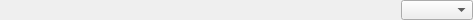
<ui version="4.0" >
 <class>prefSelectionWidget</class>
 <widget class="QWidget" name="prefSelectionWidget" >
  <property name="geometry" >
   <rect>
    <x>0</x>
    <y>0</y>
    <width>473</width>
    <height>20</height>
   </rect>
  </property>
  <property name="sizePolicy" >
   <sizepolicy>
    <hsizetype>7</hsizetype>
    <vsizetype>0</vsizetype>
    <horstretch>0</horstretch>
    <verstretch>0</verstretch>
   </sizepolicy>
  </property>
  <property name="maximumSize" >
   <size>
    <width>16777215</width>
    <height>20</height>
   </size>
  </property>
  <layout class="QHBoxLayout" >
   <property name="margin" >
    <number>0</number>
   </property>
   <property name="spacing" >
    <number>1</number>
   </property>
   <item>
    <widget class="QLabel" name="label" >
     <property name="sizePolicy" >
      <sizepolicy>
       <hsizetype>7</hsizetype>
       <vsizetype>7</vsizetype>
       <horstretch>0</horstretch>
       <verstretch>0</verstretch>
      </sizepolicy>
     </property>
     <property name="maximumSize" >
      <size>
       <width>16777215</width>
       <height>20</height>
      </size>
     </property>
     <property name="text" >
      <string/>
     </property>
    </widget>
   </item>
   <item>
    <spacer>
     <property name="orientation" >
      <enum>Qt::Horizontal</enum>
     </property>
     <property name="sizeHint" >
      <size>
       <width>40</width>
       <height>20</height>
      </size>
     </property>
    </spacer>
   </item>
   <item>
    <widget class="QComboBox" name="comboBox" >
     <property name="sizePolicy" >
      <sizepolicy>
       <hsizetype>1</hsizetype>
       <vsizetype>0</vsizetype>
       <horstretch>0</horstretch>
       <verstretch>0</verstretch>
      </sizepolicy>
     </property>
     <property name="maximumSize" >
      <size>
       <width>16777215</width>
       <height>20</height>
      </size>
     </property>
    </widget>
   </item>
  </layout>
 </widget>
 <resources/>
 <connections/>
</ui>
